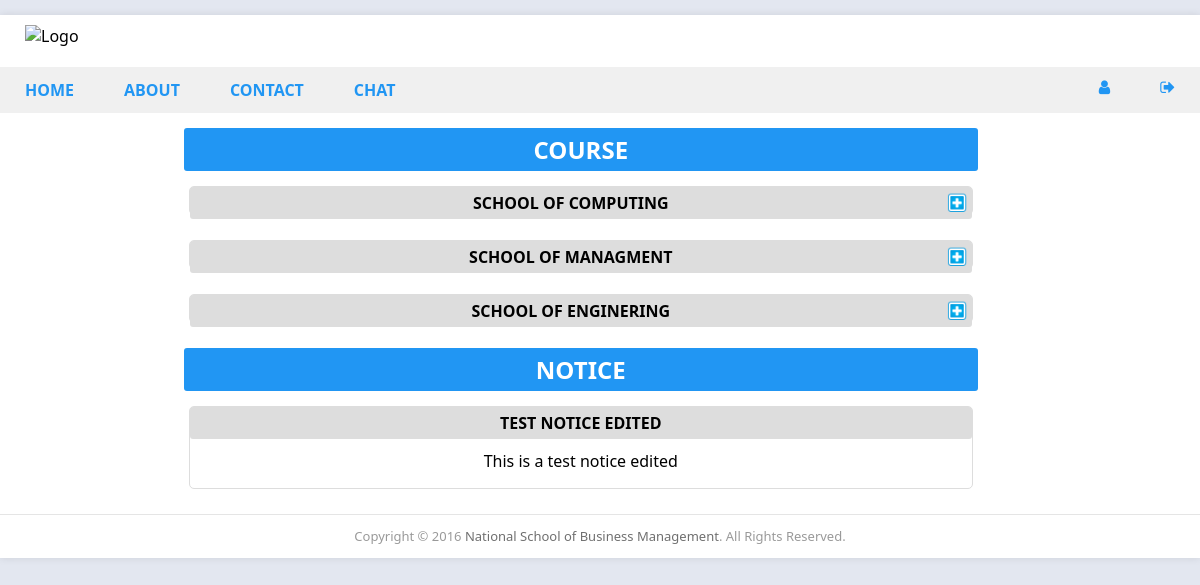
Screenshot of /index.php (signed in) with the database file from the repository.
### tables this page shows
CREATE TABLE `faculty` (
  `id` int(11) NOT NULL,
  `name` varchar(250) NOT NULL,
  `date` datetime NOT NULL DEFAULT CURRENT_TIMESTAMP
);

CREATE TABLE `notice` (
  `id` int(11) NOT NULL,
  `title` varchar(250) NOT NULL,
  `notice` text NOT NULL,
  `default` int(11) NOT NULL DEFAULT '0',
  `date` datetime NOT NULL DEFAULT CURRENT_TIMESTAMP
);

### classes/User.php (called while the page is built, shortened)
<?php
class User
{
	private $_db,
			$_data,
			$_sessionName,
			$_cookieName,
			$_isLoggedIn;
	public function __construct($user = null) {
		$this->_db = DB::getInstance();
		$this->_sessionName = Config::get('session/session_name');
		if (!$user) {
			if (Session::exists($this->_sessionName)) {
				$user = Session::get($this->_sessionName);
				if ($this->find($user)) {
					$this->_isLoggedIn = true;
				} else {
				}
			}
		} else {
			$this->find($user);
		}
	}
	public function find($user = null) {
		if($user){
			$field = (is_numeric($user)) ? 'id' : 'username';
			$data = $this->_db->get('users', array($field, '=', $user));
			if($data->count()){
				return true;
			}
		}
		return false;
	}
	public function isLoggedIn() {
		return $this->_isLoggedIn;
	}
}

### classes/Config.php (called while the page is built)
<?php
class Config {
  public static function get($path = null) {
    if ($path) {
      $config = $GLOBALS['config'];
      $path = explode('/', $path);
      foreach ($path as $value) {
        if(isset($config[$value])){
          $config = $config[$value];
        }
      }
      return $config;
    }
  }
}

### classes/DB.php (called while the page is built, shortened)
<?php
class DB
{
  private static $_instance = null;
  private $_pdo,
          $_query,
          $_error = false,
          $_results,
          $_resultslimit,
          $_count = 0;
  function __construct()
  {
    try {
      $this->_pdo = new PDO('mysql:host=' . Config::get('mysql/host') . ';dbname=' . Config::get('mysql/db'), Config::get('mysql/username'), Config::get('mysql/password'));
    } catch (PDOException $e) {
      die($e->getMessage());
    }
  }
  public static function getInstance() {
    if (!isset(self::$_instance)) {
      self::$_instance = new self();
    }
    return self::$_instance;
  }
  public function query($sql, $params = array()) {
    $this->_error = false;
    if ($this->_query = $this->_pdo->prepare($sql)) {
      $i = 1;
      if (count($params)) {
        foreach ($params as $param) {
          $this->_query->bindValue($i, $param);
          $i++;
        }
      }
      if($this->_query->execute()) {
          $this->_results = $this->_query->fetchAll(PDO::FETCH_OBJ);
          $this->_count = $this->_query->rowCount();
      }else {
        $this->_error = true;
      }
    }
    return $this;
  }
  private function action($action, $table, $where = array()) {
    if (count($where) === 3) {
      $operators = array('=', '>', '<', '>=', '<=', 'like', 'in');
      $field  = $where[0];
      $operator = $where[1];
      $value = $where[2];
      if (in_array($operator, $operators)) {
        $sql = "{$action} FROM {$table} WHERE {$field} {$operator} ?";
        if (!$this->query($sql, array($value))->error()) {
          return $this;
        }
      }
    }
    return false;
  }
  public function get($table, $where=array()) {
    return $this->action('SELECT *', $table, $where);
  }
  public function error() {
    return $this->_error;
  }
  public function count() {
    return $this->_count;
  }
  public function results() {
    return $this->_results;
  }
}

### core/init.php (called while the page is built, shortened)
<?php
$db = DB::getInstance();

### index.php (the view, shortened to what this page needs)
<?php require_once 'student/header.php';
$faculty = $db->query("SELECT * FROM faculty")->results();
$i = 1;
?>
<?php if ($user->isLoggedIn()) : ?>
<div class="column column-8 offset-2 main text-center">
  <h2 class="group-title blue-b">Course</h2>
  <?php foreach ($faculty as $f) : ?>
    <section class="main border-ash">
     <h4 class="group-title ash-b"><?php echo $f->name; ?><span class="toggle-icon"><img data-id="<?php echo $i; ?>" id="toggle-icon" src="<?php echo ROOT . "assets/images/toggle-plus.png"; ?>"></span></h4>
   </section>
  <?php $i++; ?>
  <?php endforeach; ?>
</div>
<?php endif; ?>
<div class="column column-8 offset-2 main text-center">
 <h2 class="group-title blue-b">Notice</h2>
 <?php $notice = DB::getInstance()->query('SELECT * FROM notice'); ?>
 <?php if ($notice->count() > 0): ?>
  <?php foreach ($notice->results() as $n): ?>
      <section class="main border-ash">
      <h4 class="group-title ash-b"><?php echo $n->title ?></h4>
      <p class="side-padding"><?php echo $n->notice ?></p>
    </section>
  <?php endforeach; ?>
  <?php endif; ?>
</div>
<?php require_once 'student/footer.php' ?>

### assets/css/style.css (style rules this page uses)
html, body { margin: 0; font-family: 'Noto Sans', sans-serif; }
body { background-color: #E3E7F0; }
.main { margin-left: 5px; margin-right: 5px; }
.side-padding { padding-left: 15px; padding-right: 15px; }
.border-ash { border: 1px solid #ddd; border-radius: 5px; }
.blue-b { background: #2196f3; color: white; }
.ash-b { background: #ddd; color: black; }
.row, .column { box-sizing: border-box; }
.column { position: relative; float: left; display: block; }
.column-8 { width: 66.1333333333%; }
.offset-2 { margin-left: 15.3333333333%; }
.text-center { text-align: center; }
section { margin-bottom: 25px; }
.group-title { margin-bottom: -5px; margin-top: 0; padding: 5px; border-radius: 3px; text-transform: uppercase; }
.group-title .toggle-icon { float: right; }
.group-title .toggle-icon img { height: 20px; cursor: pointer; }
.main .group-title { border: 0px; }
h2.group-title { border: solid 2px; margin-bottom: 15px; }

### rows the page displays
faculty: name "SCHOOL OF COMPUTING"
faculty: name "SCHOOL OF MANAGMENT"
faculty: name "SCHOOL OF ENGINERING"
notice: title "TEST NOTICE EDITED", notice "This is a test notice edited"
